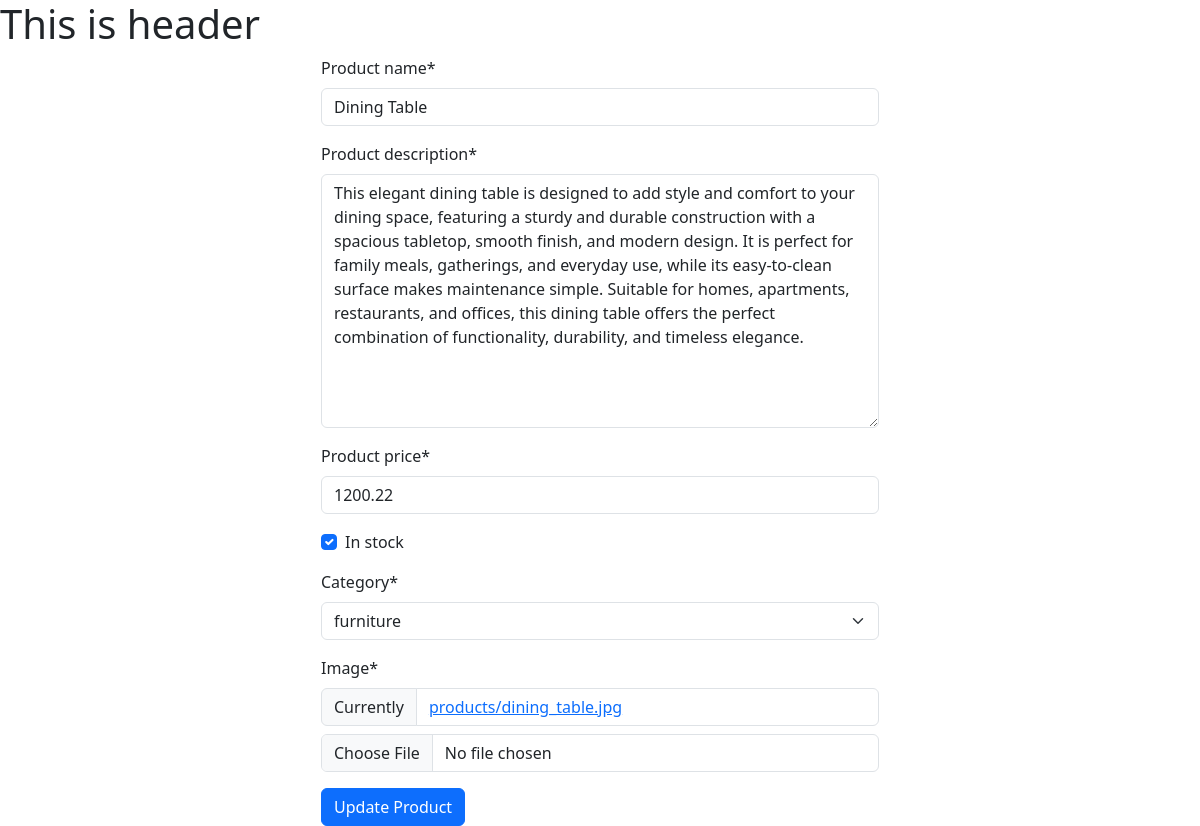
Page /product/edit/2/ (signed in) on the committed database.
### product/models.py (models this page shows, shortened)
class Product(models.Model):
    product_name = models.CharField(max_length=100)
    product_description = models.TextField()
    product_price = models.DecimalField(max_digits=6, decimal_places=2)
    in_stock = models.BooleanField(default=True)
    category = models.ForeignKey(to=Category, on_delete=models.CASCADE,related_name="product")
    image = models.ImageField(upload_to='products')

### accounts/auth.py (the view)
    def views_func(request, *args, **kwargs):
        if not request.user.is_staff:
            return redirect('homepage')
        else:
            return func(request, *args, **kwargs)

### product/forms.py
class ProductForm(forms.ModelForm):
    class Meta:
        model = Product
        fields = "__all__"

### accounts/auth.py (called while the page is built)
def admin_only(func):
    def views_func(request, *args, **kwargs):
        if not request.user.is_staff:
            return redirect('homepage')
        else:
            return func(request, *args, **kwargs)
    return views_func

### product/models.py (called while the page is built)
    def __str__(self):
        return self.category_name

### product/views.py (called while the page is built)
@login_required
@admin_only
def edit_product(request, product_id):
    product = Product.objects.get(id=product_id)
    if request.method == "POST":
        form = ProductForm(request.POST, request.FILES, instance=product)
        if form.is_valid():
            form.save()
            return redirect("all-products")
    else:
        form = ProductForm(instance=product)
    return render(request, "product/edit_product.html", {
            "form": form
    })

### product/templates/product/edit_product.html (shortened to what this page needs)
<!doctype html>
{% extends "base.html" %}
{% load crispy_forms_tags %}
{% block main_content %}
    <div class="container">
        <div class="d-flex justify-content-center align-items-center">
            <div class="col-md-6">
                <form method="post" enctype="multipart/form-data">
                    {{ form|crispy }}
                    <button type="submit" class="btn btn-primary">Update Product</button>
                </form>
            </div>
        </div>
    </div>
{% endblock %}

### rows in the picture
Product: product_name "Dining Table", product_description "This elegant dining table is designed to add style and comfort to your dining space, featuring a sturdy and durable construction with a spacious tabletop, smooth finish, and modern design. It is perfect for family meals, gatherings, and everyday use, while its easy-to-clean surface makes maintenance simple. Suitable for homes, apartments, restaurants, and offices, this dining table offers the perfect combination of functionality, durability, and timeless elegance.", product_price "1200.22", in_stock "☑", category "furniture"
